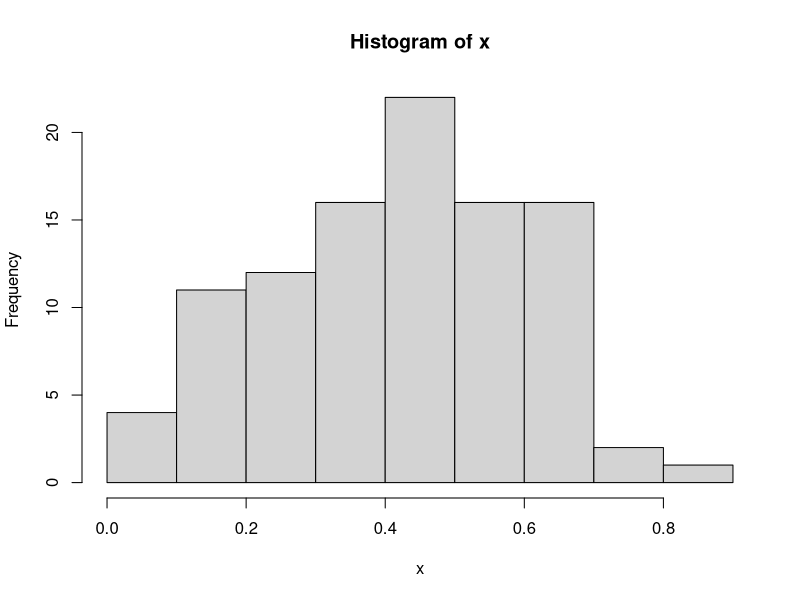
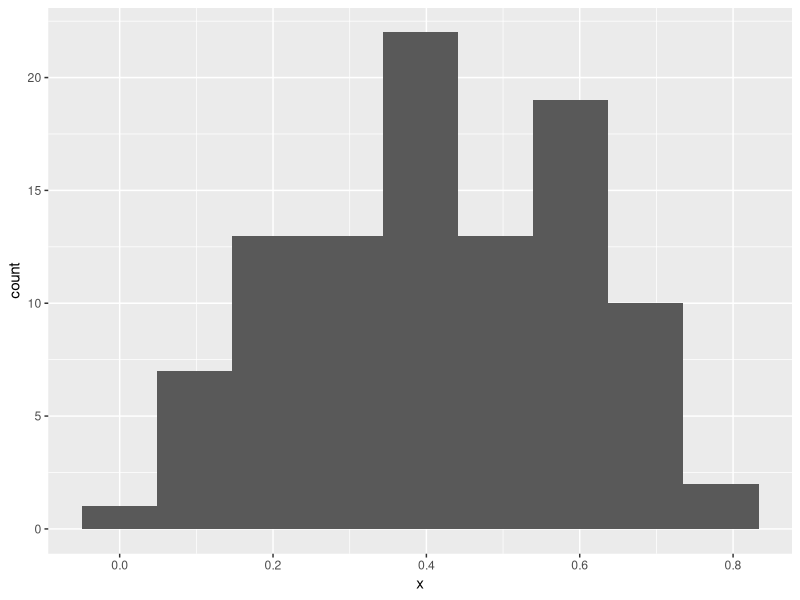

These charts were generated, in order, by the following R code:
library(ggplot2)
set.seed(106354012)

x <- rbeta(100, shape1 = 2, shape2 = 3, ncp = 0)
hist(x)
x <- as.data.frame(x)
ggplot(x, aes(x)) + 
  geom_histogram(aes(y = ..count..), bins = 9)  


